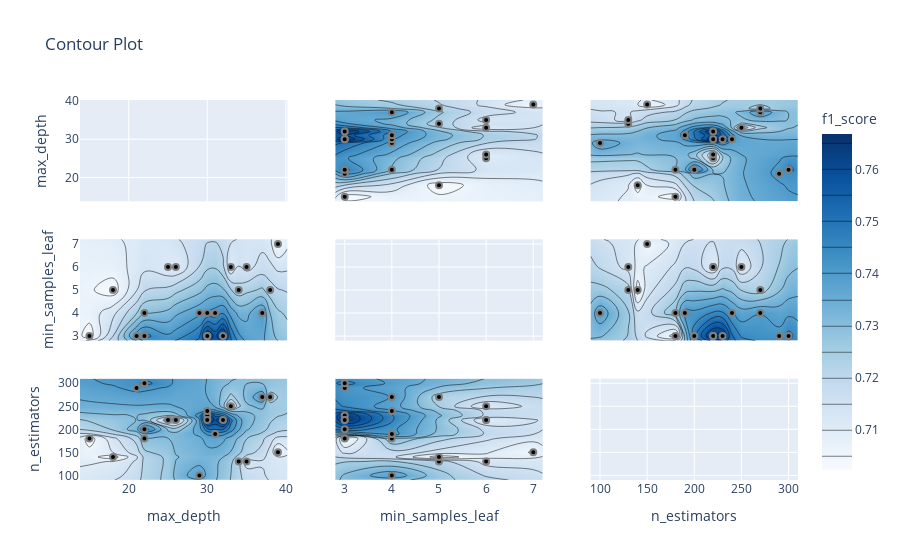

Notebook code for this chart:
### Code cell
optuna.visualization.plot_contour(study02, params=["max_depth", "n_estimators", "min_samples_leaf"], target_name="f1_score")

### Figure 1 — Plotly figure (JSON) as saved in the notebook; plotly's stock layout.template omitted (floating-point values rounded to 4 significant figures; data arrays with more than 128 entries replaced by an {"elided": "..."} marker saying what was removed)
{"data": [{"type": "scatter", "xaxis": "x", "yaxis": "y"}, {"colorbar": {"title": {"text": "f1_score"}}, "colorscale": [[0, "rgb(247,251,255)"], [0.125, "rgb(222,235,247)"], [0.25, "rgb(198,219,239)"], [0.375, "rgb(158,202,225)"], [0.5, "rgb(107,174,214)"], [0.625, "rgb(66,146,198)"], [0.75, "rgb(33,113,181)"], [0.875, "rgb(8,81,156)"], [1, "rgb(8,48,107)"]], "connectgaps": true, "contours": {"coloring": "heatmap"}, "hoverinfo": "none", "line": {"smoothing": 1.3}, "reversescale": false, "showscale": true, "type": "contour", "x": [13.8, 15, 18, 21, 22, 25, 26, 29, 30, 31, 32, 33, 34, 35, 37, 38, 39, 40.2], "xaxis": "x4", "y": [2.8, 3, 4, 5, 6, 7, 7.2], "yaxis": "y4", "z": [[null, null, null, null, null, null, null, null, null, null, null, null, null, null, null, null, null, null], [null, 0.7025, null, 0.7417, 0.7467, null, null, null, 0.7654, null, 0.7668, null, null, null, null, null, null, null], [null, null, null, null, 0.7293, null, null, 0.7388, 0.7406, 0.7422, null, null, null, null, 0.7398, null, null, null], [null, null, 0.7023, null, null, null, null, null, null, null, null, null, 0.7221, null, null, 0.7224, null, null], [null, null, null, null, null, 0.7109, 0.7101, null, null, null, null, 0.7104, null, 0.7131, null, null, null, null], [null, null, null, null, null, null, null, null, null, null, null, null, null, null, null, null, 0.7043, null], [null, null, null, null, null, null, null, null, null, null, null, null, null, null, null, null, null, null]]}, {"marker": {"color": "black", "line": {"color": "Grey", "width": 2}}, "mode": "markers", "showlegend": false, "type": "scatter", "x": [25, 34, 37, 35, 18, 33, 38, 26, 22, 39, 15, 21, 22, 22, 30, 29, 30, 30, 32, 31], "xaxis": "x4", "y": [6, 5, 4, 6, 5, 6, 5, 6, 3, 7, 3, 3, 3, 4, 3, 4, 3, 4, 3, 4], "yaxis": "y4"}, {"colorbar": {"title": {"text": "f1_score"}}, "colorscale": [[0, "rgb(247,251,255)"], [0.125, "rgb(222,235,247)"], [0.25, "rgb(198,219,239)"], [0.375, "rgb(158,202,225)"], [0.5, "rgb(107,174,214)"], [0.625, "rgb(66,146,198)"], [0.75, "rgb(33,113,181)"], [0.875, "rgb(8,81,156)"], [1, "rgb(8,48,107)"]], "connectgaps": true, "contours": {"coloring": "heatmap"}, "hoverinfo": "none", "line": {"smoothing": 1.3}, "reversescale": false, "showscale": false, "type": "contour", "x": [13.8, 15, 18, 21, 22, 25, 26, 29, 30, 31, 32, 33, 34, 35, 37, 38, 39, 40.2], "xaxis": "x7", "y": [90, 100, 130, 140, 150, 180, 190, 200, 220, 230, 240, 250, 270, 290, 300, 310], "yaxis": "y7", "z": {"elided": "16x18 float values"}}, {"marker": {"color": "black", "line": {"color": "Grey", "width": 2}}, "mode": "markers", "showlegend": false, "type": "scatter", "x": [25, 34, 37, 35, 18, 33, 38, 26, 22, 39, 15, 21, 22, 22, 30, 29, 30, 30, 32, 31], "xaxis": "x7", "y": [220, 130, 270, 130, 140, 250, 270, 220, 200, 150, 180, 290, 300, 180, 230, 100, 220, 240, 220, 190], "yaxis": "y7"}, {"colorbar": {"title": {"text": "f1_score"}}, "colorscale": [[0, "rgb(247,251,255)"], [0.125, "rgb(222,235,247)"], [0.25, "rgb(198,219,239)"], [0.375, "rgb(158,202,225)"], [0.5, "rgb(107,174,214)"], [0.625, "rgb(66,146,198)"], [0.75, "rgb(33,113,181)"], [0.875, "rgb(8,81,156)"], [1, "rgb(8,48,107)"]], "connectgaps": true, "contours": {"coloring": "heatmap"}, "hoverinfo": "none", "line": {"smoothing": 1.3}, "reversescale": false, "showscale": false, "type": "contour", "x": [2.8, 3, 4, 5, 6, 7, 7.2], "xaxis": "x2", "y": [13.8, 15, 18, 21, 22, 25, 26, 29, 30, 31, 32, 33, 34, 35, 37, 38, 39, 40.2], "yaxis": "y2", "z": [[null, null, null, null, null, null, null], [null, 0.7025, null, null, null, null, null], [null, null, null, 0.7023, null, null, null], [null, 0.7417, null, null, null, null, null], [null, 0.7467, 0.7293, null, null, null, null], [null, null, null, null, 0.7109, null, null], [null, null, null, null, 0.7101, null, null], [null, null, 0.7388, null, null, null, null], [null, 0.7654, 0.7406, null, null, null, null], [null, null, 0.7422, null, null, null, null], [null, 0.7668, null, null, null, null, null], [null, null, null, null, 0.7104, null, null], [null, null, null, 0.7221, null, null, null], [null, null, null, null, 0.7131, null, null], [null, null, 0.7398, null, null, null, null], [null, null, null, 0.7224, null, null, null], [null, null, null, null, null, 0.7043, null], [null, null, null, null, null, null, null]]}, {"marker": {"color": "black", "line": {"color": "Grey", "width": 2}}, "mode": "markers", "showlegend": false, "type": "scatter", "x": [6, 5, 4, 6, 5, 6, 5, 6, 3, 7, 3, 3, 3, 4, 3, 4, 3, 4, 3, 4], "xaxis": "x2", "y": [25, 34, 37, 35, 18, 33, 38, 26, 22, 39, 15, 21, 22, 22, 30, 29, 30, 30, 32, 31], "yaxis": "y2"}, {"type": "scatter", "xaxis": "x5", "yaxis": "y5"}, {"colorbar": {"title": {"text": "f1_score"}}, "colorscale": [[0, "rgb(247,251,255)"], [0.125, "rgb(222,235,247)"], [0.25, "rgb(198,219,239)"], [0.375, "rgb(158,202,225)"], [0.5, "rgb(107,174,214)"], [0.625, "rgb(66,146,198)"], [0.75, "rgb(33,113,181)"], [0.875, "rgb(8,81,156)"], [1, "rgb(8,48,107)"]], "connectgaps": true, "contours": {"coloring": "heatmap"}, "hoverinfo": "none", "line": {"smoothing": 1.3}, "reversescale": false, "showscale": false, "type": "contour", "x": [2.8, 3, 4, 5, 6, 7, 7.2], "xaxis": "x8", "y": [90, 100, 130, 140, 150, 180, 190, 200, 220, 230, 240, 250, 270, 290, 300, 310], "yaxis": "y8", "z": [[null, null, null, null, null, null, null], [null, null, 0.7388, null, null, null, null], [null, null, null, 0.7221, 0.7131, null, null], [null, null, null, 0.7023, null, null, null], [null, null, null, null, null, 0.7043, null], [null, 0.7025, 0.7293, null, null, null, null], [null, null, 0.7422, null, null, null, null], [null, 0.7483, null, null, null, null, null], [null, 0.7668, null, null, 0.7101, null, null], [null, 0.7657, null, null, null, null, null], [null, null, 0.7406, null, null, null, null], [null, null, null, null, 0.7104, null, null], [null, null, 0.7398, 0.7224, null, null, null], [null, 0.7417, null, null, null, null, null], [null, 0.7467, null, null, null, null, null], [null, null, null, null, null, null, null]]}, {"marker": {"color": "black", "line": {"color": "Grey", "width": 2}}, "mode": "markers", "showlegend": false, "type": "scatter", "x": [6, 5, 4, 6, 5, 6, 5, 6, 3, 7, 3, 3, 3, 4, 3, 4, 3, 4, 3, 4], "xaxis": "x8", "y": [220, 130, 270, 130, 140, 250, 270, 220, 200, 150, 180, 290, 300, 180, 230, 100, 220, 240, 220, 190], "yaxis": "y8"}, {"colorbar": {"title": {"text": "f1_score"}}, "colorscale": [[0, "rgb(247,251,255)"], [0.125, "rgb(222,235,247)"], [0.25, "rgb(198,219,239)"], [0.375, "rgb(158,202,225)"], [0.5, "rgb(107,174,214)"], [0.625, "rgb(66,146,198)"], [0.75, "rgb(33,113,181)"], [0.875, "rgb(8,81,156)"], [1, "rgb(8,48,107)"]], "connectgaps": true, "contours": {"coloring": "heatmap"}, "hoverinfo": "none", "line": {"smoothing": 1.3}, "reversescale": false, "showscale": false, "type": "contour", "x": [90, 100, 130, 140, 150, 180, 190, 200, 220, 230, 240, 250, 270, 290, 300, 310], "xaxis": "x3", "y": [13.8, 15, 18, 21, 22, 25, 26, 29, 30, 31, 32, 33, 34, 35, 37, 38, 39, 40.2], "yaxis": "y3", "z": {"elided": "18x16 float values"}}, {"marker": {"color": "black", "line": {"color": "Grey", "width": 2}}, "mode": "markers", "showlegend": false, "type": "scatter", "x": [220, 130, 270, 130, 140, 250, 270, 220, 200, 150, 180, 290, 300, 180, 230, 100, 220, 240, 220, 190], "xaxis": "x3", "y": [25, 34, 37, 35, 18, 33, 38, 26, 22, 39, 15, 21, 22, 22, 30, 29, 30, 30, 32, 31], "yaxis": "y3"}, {"colorbar": {"title": {"text": "f1_score"}}, "colorscale": [[0, "rgb(247,251,255)"], [0.125, "rgb(222,235,247)"], [0.25, "rgb(198,219,239)"], [0.375, "rgb(158,202,225)"], [0.5, "rgb(107,174,214)"], [0.625, "rgb(66,146,198)"], [0.75, "rgb(33,113,181)"], [0.875, "rgb(8,81,156)"], [1, "rgb(8,48,107)"]], "connectgaps": true, "contours": {"coloring": "heatmap"}, "hoverinfo": "none", "line": {"smoothing": 1.3}, "reversescale": false, "showscale": false, "type": "contour", "x": [90, 100, 130, 140, 150, 180, 190, 200, 220, 230, 240, 250, 270, 290, 300, 310], "xaxis": "x6", "y": [2.8, 3, 4, 5, 6, 7, 7.2], "yaxis": "y6", "z": [[null, null, null, null, null, null, null, null, null, null, null, null, null, null, null, null], [null, null, null, null, null, 0.7025, null, 0.7483, 0.7668, 0.7657, null, null, null, 0.7417, 0.7467, null], [null, 0.7388, null, null, null, 0.7293, 0.7422, null, null, null, 0.7406, null, 0.7398, null, null, null], [null, null, 0.7221, 0.7023, null, null, null, null, null, null, null, null, 0.7224, null, null, null], [null, null, 0.7131, null, null, null, null, null, 0.7101, null, null, 0.7104, null, null, null, null], [null, null, null, null, 0.7043, null, null, null, null, null, null, null, null, null, null, null], [null, null, null, null, null, null, null, null, null, null, null, null, null, null, null, null]]}, {"marker": {"color": "black", "line": {"color": "Grey", "width": 2}}, "mode": "markers", "showlegend": false, "type": "scatter", "x": [220, 130, 270, 130, 140, 250, 270, 220, 200, 150, 180, 290, 300, 180, 230, 100, 220, 240, 220, 190], "xaxis": "x6", "y": [6, 5, 4, 6, 5, 6, 5, 6, 3, 7, 3, 3, 3, 4, 3, 4, 3, 4, 3, 4], "yaxis": "y6"}, {"type": "scatter", "xaxis": "x9", "yaxis": "y9"}], "layout": {"title": {"text": "Contour Plot"}, "xaxis": {"anchor": "y", "domain": [0, 0.2889], "matches": "x7", "range": [13.8, 40.2], "showticklabels": false}, "xaxis2": {"anchor": "y2", "domain": [0.3556, 0.6444], "matches": "x8", "range": [2.8, 7.2], "showticklabels": false}, "xaxis3": {"anchor": "y3", "domain": [0.7111, 1], "matches": "x9", "range": [90, 310], "showticklabels": false}, "xaxis4": {"anchor": "y4", "domain": [0, 0.2889], "matches": "x7", "range": [13.8, 40.2], "showticklabels": false}, "xaxis5": {"anchor": "y5", "domain": [0.3556, 0.6444], "matches": "x8", "range": [2.8, 7.2], "showticklabels": false}, "xaxis6": {"anchor": "y6", "domain": [0.7111, 1], "matches": "x9", "range": [90, 310], "showticklabels": false}, "xaxis7": {"anchor": "y7", "domain": [0, 0.2889], "range": [13.8, 40.2], "title": {"text": "max_depth"}}, "xaxis8": {"anchor": "y8", "domain": [0.3556, 0.6444], "range": [2.8, 7.2], "title": {"text": "min_samples_leaf"}}, "xaxis9": {"anchor": "y9", "domain": [0.7111, 1], "range": [90, 310], "title": {"text": "n_estimators"}}, "yaxis": {"anchor": "x", "domain": [0.7333, 1], "range": [13.8, 40.2], "title": {"text": "max_depth"}}, "yaxis2": {"anchor": "x2", "domain": [0.7333, 1], "matches": "y", "range": [13.8, 40.2], "showticklabels": false}, "yaxis3": {"anchor": "x3", "domain": [0.7333, 1], "matches": "y", "range": [13.8, 40.2], "showticklabels": false}, "yaxis4": {"anchor": "x4", "domain": [0.3667, 0.6333], "range": [2.8, 7.2], "title": {"text": "min_samples_leaf"}}, "yaxis5": {"anchor": "x5", "domain": [0.3667, 0.6333], "matches": "y4", "range": [2.8, 7.2], "showticklabels": false}, "yaxis6": {"anchor": "x6", "domain": [0.3667, 0.6333], "matches": "y4", "range": [2.8, 7.2], "showticklabels": false}, "yaxis7": {"anchor": "x7", "domain": [0, 0.2667], "range": [90, 310], "title": {"text": "n_estimators"}}, "yaxis8": {"anchor": "x8", "domain": [0, 0.2667], "matches": "y7", "range": [90, 310], "showticklabels": false}, "yaxis9": {"anchor": "x9", "domain": [0, 0.2667], "matches": "y7", "range": [90, 310], "showticklabels": false}}}
